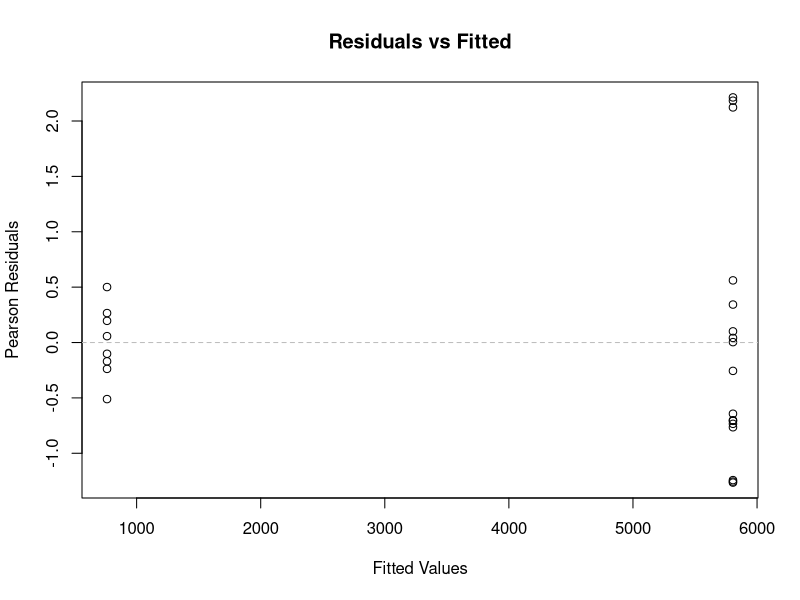
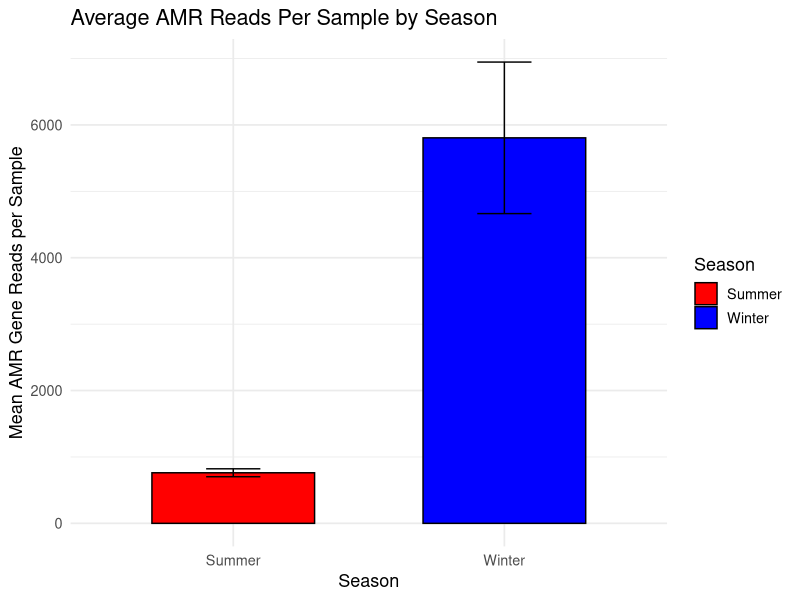

These charts were generated, in order, by the following R code:
## ---- chunk 1
# load data
dataset <- read.csv("combined_amr_results_seasons.csv") 
## ---- chunk 2
# Load packages
library(MASS)
library(ggplot2)
library(dplyr)

# Read the data
df <- read.csv("combined_amr_results_seasons.csv")

# Clean data: remove NA values
df_clean <- df %>%
  filter(!is.na(num_reads), !is.na(Season), !is.na(sample_name))

# Summarize total reads per sample per season
df_summary <- df_clean %>%
  group_by(sample_name, Season) %>%
  summarise(total_reads = sum(num_reads), .groups = "drop")

# Fit negative binomial GLM
glm_nb <- glm.nb(total_reads ~ Season, data = df_summary)

# Show model summary
summary(glm_nb)

# Diagnostic plot: model assumptions check
res <- residuals(glm_nb, type = "pearson")
fitted_vals <- predict(glm_nb, type = "response")

plot(fitted_vals, res,
     main = "Residuals vs Fitted",
     xlab = "Fitted Values",
     ylab = "Pearson Residuals")
abline(h = 0, lty = 2, col = "gray")

# Bar plot of AMR reads by season
df_plot <- df_summary %>%
  group_by(Season) %>%
  summarise(mean_reads = mean(total_reads),
            se = sd(total_reads)/sqrt(n()))

# Plot with legend and cleaner colors
ggplot(df_plot, aes(x = Season, y = mean_reads, fill = Season)) +
  geom_bar(stat = "identity", color = "black", width = 0.6) +
  geom_errorbar(aes(ymin = mean_reads - se, ymax = mean_reads + se), width = 0.2) +
  labs(
    title = "Average AMR Reads Per Sample by Season",
    y = "Mean AMR Gene Reads per Sample",
    x = "Season",
    fill = "Season"
  ) +
  scale_fill_manual(values = c("Summer" = "red", "Winter" = "blue")) +
  theme_minimal(base_size = 13)

